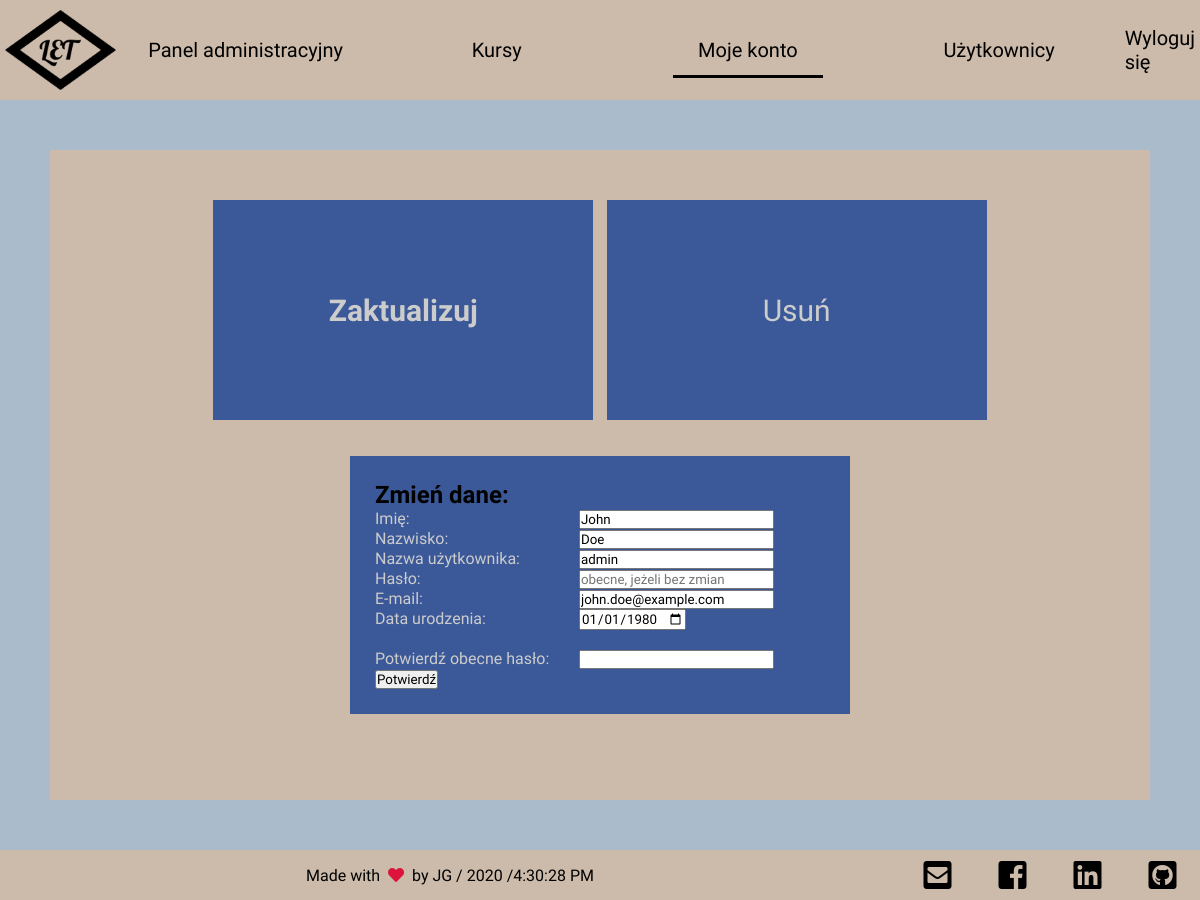
The page /my-account.php?update=yup (signed in) on the database its author committed.
### tables this page shows
CREATE TABLE `users` (
  `user_id` smallint(5) UNSIGNED NOT NULL,
  `first_name` varchar(40) NOT NULL,
  `last_name` varchar(50) NOT NULL,
  `login` varchar(30) NOT NULL,
  `password_hash` varchar(255) NOT NULL,
  `email` varchar(50) NOT NULL,
  `birth_date` date NOT NULL,
  `create_date` date NOT NULL,
  `account_status` varchar(20) NOT NULL,
  `account_type` varchar(20) NOT NULL
);

### my-account.php (the view, shortened to what this page needs)
<?php
  include("./scripts/connect.php");
?>
<!DOCTYPE html>
<html lang="pl-PL">
<head>
  <?php include("./templates/head-tag.php"); ?>
</head>
<body>
  <div class="wrap">
    <?php
      if($_SESSION["user"]["admin_status"] === "admin") {
        include("./templates/header-logged-admin.php");
      } else {
        include("./templates/header-logged.php");
      }
    ?>
    <main class="main">
      <article class="article">
        <section class="article__section">
          <section class="tiles">
            <section class="tiles__tile">
              <h2 class="tiles__entitle">
                <a href="./my-account.php?update=yup" class="link tiles__link">Zaktualizuj</a>
              </h2>
            </section>
            <section class="tiles__tile">
              <h2 class="tiles__entitle">
                <button class="btn" id="deleteUser">Usuń</button>
              </h2>
            </section>
            <?php
              if($_GET["update"] == "yup") {
                $login = $_SESSION["user"]["login"];
                $sql = "SELECT * FROM `users` WHERE `login` = '$login';";
                $res = mysqli_query($link, $sql);
                $date = date("Y-m-d");
                while($row = mysqli_fetch_assoc($res)) {
                  $first_name = $row["first_name"];
                  $last_name = $row["last_name"];
                  $login = $row["login"];
                  $email = $row["email"];
                  $birth_date = $row["birth_date"];
                }
                echo <<< F
                <section id="upform">
                  <form action="./scripts/update-user.php" method="post" class="article__form" id="update_form">
                      <h2 class="form__header">Zmień dane: </h2>
                      <label for="first_name">Imię: </label>
                      <input type="text" name="first_name" required value="$first_name"><br>
                      <label for="last_name">Nazwisko: </label>
                      <input type="text" name="last_name" required value="$last_name"><br>
                      <label for="login">Nazwa użytkownika: </label>
                      <input type="text" name="login" required value="$login"><br>
                      <label for="password">Hasło: </label>
                      <input type="password" name="password" required placeholder='obecne, jeżeli bez zmian'><br>
                      <label for="email">E-mail: </label>
                      <input type="email" name="email" required value="$email"><br>
                      <label for="birth_date">Data urodzenia: </label>
                      <input type="date" name="birth_date" required  min="01-01-1900" max="$date" value="$birth_date"><br><br>
                      <label for="old_password">Potwierdź obecne hasło: </label>
                      <input type="password" name="old_password" required ><br>
                      <input type="submit" value="Potwierdź">
                  </form>
                </section>
F;
              } ?>
          </section>
        </section>
      </article>
    </main>
    <?php include("./templates/footer.php"); ?>
  </div>
</body>
</html>

### styles/style.css (style rules this page uses)
* { padding: 0; margin: 0; -webkit-box-sizing: border-box; box-sizing: border-box; font-family: "Titillium Web", sans-serif; scroll-behavior: smooth; }
html, body { height: 100%; }
.link { color: inherit; text-decoration: none; }
.wrap { background-color: #abc; width: 100%; min-height: 100vh; display: -webkit-box; display: -ms-flexbox; display: flex; -webkit-box-orient: vertical; -webkit-box-direction: normal; -ms-flex-direction: column; flex-direction: column; }
.wrap .main { -webkit-box-flex: 1; -ms-flex-positive: 1; flex-grow: 1; display: -webkit-box; display: -ms-flexbox; display: flex; padding: 50px; -webkit-box-pack: center; -ms-flex-pack: center; justify-content: center; }
.wrap .main .article { overflow: hidden; width: 100%; height: 650px; display: -webkit-box; display: -ms-flexbox; display: flex; -webkit-box-orient: horizontal; -webkit-box-direction: normal; -ms-flex-flow: row wrap; flex-flow: row wrap; -webkit-box-pack: space-evenly; -ms-flex-pack: space-evenly; justify-content: space-evenly; -ms-scroll-snap-type: y mandatory; scroll-snap-type: y mandatory; }
.wrap .main .article__section { background-color: #cba; -ms-flex-preferred-size: 100%; flex-basis: 100%; height: 100%; padding: 50px; display: -webkit-box; display: -ms-flexbox; display: flex; -webkit-box-pack: center; -ms-flex-pack: center; justify-content: center; -webkit-box-align: center; -ms-flex-align: center; align-items: center; scroll-snap-align: start; }
.wrap .main .article__section .tiles { width: 80%; height: 100%; display: -webkit-box; display: -ms-flexbox; display: flex; -webkit-box-orient: horizontal; -webkit-box-direction: normal; -ms-flex-flow: row wrap; flex-flow: row wrap; -webkit-box-pack: space-evenly; -ms-flex-pack: space-evenly; justify-content: space-evenly; }
.wrap .main .article__section .tiles #upform #update_form { width: 500px; background-color: #3b5998; padding: 25px; }
.wrap .main .article__section .tiles #upform #update_form label { display: inline-block; width: 200px; color: #ccc; }
.wrap .main .article__section .tiles .tiles__tile, .wrap .main .article__section .tiles .btn { width: 47.5%; height: 40%; background-color: #3b5998; color: #ccc; text-align: justify; }
.wrap .main .article__section .tiles .tiles__tile .tiles__entitle, .wrap .main .article__section .tiles .tiles__tile .btn, .wrap .main .article__section .tiles .btn .tiles__entitle, .wrap .main .article__section .tiles .btn .btn { font-size: 30px; width: 100%; height: 100%; border: none; cursor: pointer; }
.wrap .main .article__section .tiles .tiles__tile .tiles__entitle .tiles__link, .wrap .main .article__section .tiles .tiles__tile .tiles__entitle .btn, .wrap .main .article__section .tiles .tiles__tile .btn .tiles__link, .wrap .main .article__section .tiles .tiles__tile .btn .btn, .wrap .main .article__section .tiles .btn .tiles__entitle .tiles__link, .wrap .main .article__section .tiles .btn .tiles__entitle .btn, .wrap .main .article__section .tiles .btn .btn .tiles__link, .wrap .main .article__section .tiles .btn .btn .btn { width: 100%; height: 100%; display: -webkit-box; display: -ms-flexbox; display: flex; -webkit-box-pack: space-evenly; -ms-flex-pack: space-evenly; justify-content: space-evenly; -webkit-box-align: center; -ms-flex-align: center; align-items: center; -webkit-box-orient: vertical; -webkit-box-direction: normal; -ms-flex-direction: column; flex-direction: column; -webkit-transition: .5s; transition: .5s; text-align: center; }

### rows shown on the page
users: first_name "John", last_name "Doe", login "admin", email "john.doe@example.com", birth_date "01/01/1980"
